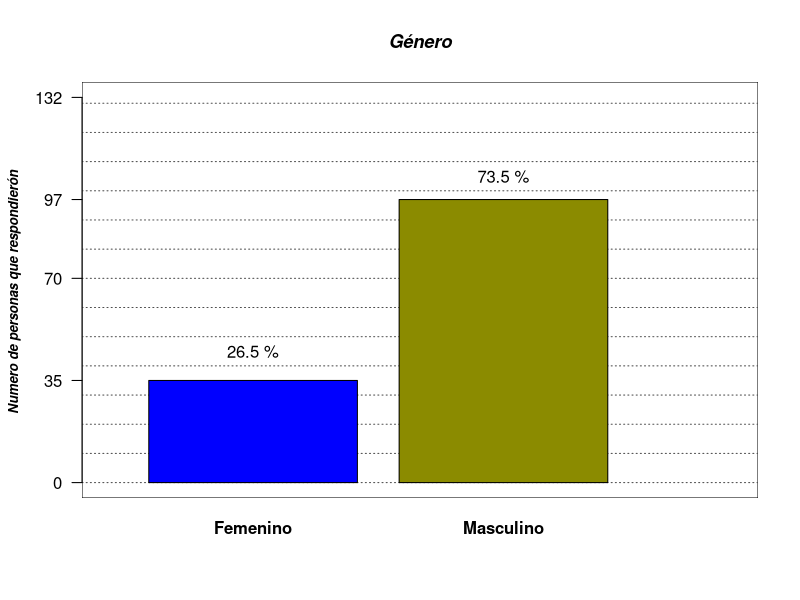
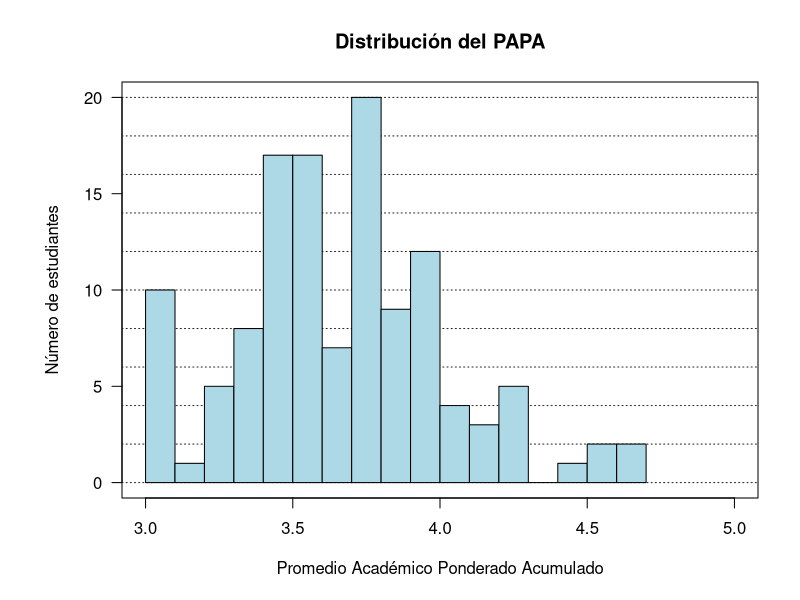

Recreate these plots in R, in order. (Note: this script raises an error after producing the figures.)
## ---- chunk 1
knitr::opts_chunk$set(echo = FALSE,
                      message = FALSE,
                      warning = FALSE)
## ---- chunk 2
library(knitr)
encuesta <- read.csv2("Encuesta_habitos_dep.csv", 
                       encoding = "UTF-8",
                       dec = ".")
## ---- chunk 3
#grafica de variable genero

par(bg="white")
plot(seq(0,3, length.out = 132), seq(0,132, length.out = 132), type="n",
     main   = "Género",
     
     font.main = 4,
     font.lab  = 4,
     cex.main  = 1.1,
     cex.lab   = 0.8,
     cex.sub   = 0.8,
     axes      = FALSE,
     xlab      = " ",
     ylab      = "Numero de personas que respondierón ",
     
     )

rect(par("usr")[1],par("usr")[3],par("usr")[2],par("usr")[4],col="white")

abline(h   = seq(0,132,10), 
       col = rep("grey30",17), 
       lty = 3,
       
       )

#guardar los datos de la columna en una tabla
genero <- table(encuesta$genero)

#mostramos con barplot la tabla1
grafica_genero <- barplot(genero,
                col       = c("blue", "yellow4"),
                font.axis = 2,
                axes      = FALSE,
                add       = TRUE
                )
axis(2, at = c(0,35,70,97,132),las = 1)

text(grafica_genero,
     c(45,105),
     labels = paste(round((genero/sum(genero)*100),1),"%")
     )
## ---- chunk 4
kable(genero,col.names = c("Genero","Cantidad de Respuestas"))
## ---- chunk 5
param_ant <- par(no.readonly = TRUE)
par(mar = param_ant$mar + c(0, 2, 0, 0))
plot(c(3, 5), c(0, 20), type = "n", xlab = "", ylab = "",
     las = 1)
title(main = "Distribución del PAPA",
     xlab = "Promedio Académico Ponderado Acumulado",
     ylab = "Número de estudiantes")
abline(h = seq(0, 20, 2), col = "gray15", lty = 9)
hist(encuesta$PAPA, nclass = 20,
     col = "lightblue",
     add = TRUE)
par(param_ant)
## ---- chunk 6
kable(table(papa),col.names = c("PAPA","Frecuencia"))
## ---- chunk 7


par(bg="white")
plot(seq(0,10, length.out = 60), seq(0,6, length.out = 60), type="n",
     main   = "Estrato",
     
     font.main = 4,
     font.lab  = 4,
     cex.main  = 1.1,
     cex.lab   = 0.8,
     cex.sub   = 0.8,
     axes      = FALSE,
     xlab      = " ",
     ylab      = "Numero de personas que respondierón ",
     xlim = c(0,7),
     ylim = c(0,70)
     )

rect(par("usr")[1],par("usr")[3],par("usr")[2],par("usr")[4],col="white")

abline(h   = seq(0,60,10), 
       col = rep("grey30",17), 
       lty = 3,
       
       )

#guardar los datos de la columna en una tabla
estrato <- table(encuesta$estrato)

#mostramos con barplot la tabla1
Barras_estrato <- barplot(estrato,
                col       = c("blue", "yellow4"),
                font.axis = 2,
                axes      = FALSE,
                add       = TRUE,
                xlim = c(0,5)
                )
axis(2, at = c(),las = 1)

text(Barras_estrato,
     c(4,23,48,63,12),
     labels = paste(round((estrato/sum(estrato)*100),1),"%")
     )

## ---- chunk 8
kable(estrato,col.names = c("Estrato","Respuestas"))
## ---- chunk 9
par(bg="white")
plot(seq(0,10, length.out = 60), seq(0,6, length.out = 60), type="n",
     main   = "Computador de mesa",
     
     font.main = 4,
     font.lab  = 4,
     cex.main  = 1.1,
     cex.lab   = 0.8,
     cex.sub   = 0.8,
     axes      = FALSE,
     xlab      = " ",
     ylab      = "Numero de personas que respondierón ",
     xlim = c(0,5),
     ylim = c(0,100)
     )

rect(par("usr")[1],par("usr")[3],par("usr")[2],par("usr")[4],col="white")

abline(h   = seq(0,100,10), 
       col = rep("grey30",17), 
       lty = 3,
       
       )

#guardar los datos de la columna en una tabla
computador_Mesa <- table(encuesta$computador_mesa)

#mostramos con barplot la tabla1
Barras_computador <- barplot(computador_Mesa,
                col       = c("blue", "yellow4"),
                font.axis = 2,
                axes      = FALSE,
                add       = TRUE,
                xlim = c(0,5),
                names.arg = ""
                )
axis(2, at = c(),las = 1)

text(Barras_estrato,
     c(96,7,5,42),
     labels = paste(round((computador_Mesa/sum(computador_Mesa)*100),1),"%")
     )

text(Barras_computador+0.1,
     par("usr")[3],0.4,
     labels = c("No","Si,pero prestado","Si, pero alquilado","Si, Propio"),
     srt = 45,
     pos = 2,
     xpd = TRUE)
## ---- chunk 10
kable(computador_Mesa,col.names = c("Repuesta","Cantidad de Respuestas"))
## ---- chunk 11
#Grafica variable portatil

par(bg = "white")
plot(seq(0,10, length.out = 60), seq(0,6, length.out = 60), type="n",
     main   = "Portatil",
     
     font.main = 4,
     font.lab  = 4,
     cex.main  = 1.1,
     cex.lab   = 0.8,
     cex.sub   = 0.8,
     axes      = FALSE,
     xlab      = " ",
     ylab      = "Numero de personas que respondierón ",
     xlim = c(0,5),
     ylim = c(0,100)
     )

rect(par("usr")[1],par("usr")[3],par("usr")[2],par("usr")[4],col="white")

abline(h   = seq(0,100,10), 
       col = rep("grey30",17), 
       lty = 3,
       
       )


Portatil <- table(encuesta$portatil)

Barras_Portatil <- barplot(Portatil,
                           col       = c("firebrick2", "olivedrab3", "yellow4", "steelblue"),
                font.axis = 2,
                axes      = FALSE,
                add       = TRUE,
                xlim = c(0,5),
                names.arg = ""
                )
axis(2, at = c(),las = 1)

text(Barras_Portatil,
     c(21,7,20,100),
     labels = paste(round((Portatil/sum(Portatil)*100),1),"%")
     )

text(Barras_Portatil+0.1,
     par("usr")[3],0.4,
     labels = c("No","Si,pero alquilado","Si, pero prestado","Si, Propio"),
     srt = 45,
     pos = 2,
     xpd = TRUE)

## ---- chunk 12
kable(Portatil,col.names = c("Respuesta","Cantidad de respuestas"))
## ---- chunk 13
#Grafica variable internet

par(bg = "white")
plot(seq(0,10, length.out = 60), seq(0,6, length.out = 60), type="n",
     main   = "Internet",
     
     font.main = 4,
     font.lab  = 4,
     cex.main  = 1.1,
     cex.lab   = 0.8,
     cex.sub   = 0.8,
     axes      = FALSE,
     xlab      = " ",
     ylab      = "Numero de personas que respondierón ",
     xlim = c(0,7),
     ylim = c(0,80)
     )

rect(par("usr")[1],par("usr")[3],par("usr")[2],par("usr")[4],col="white")

abline(h   = seq(0,100,10), 
       col = rep("grey30",17), 
       lty = 3,
       
       )

internet <- table(encuesta$internet)

Barras_internet <- barplot(internet,
                           col       = c("firebrick2", "olivedrab3", "yellow4", "steelblue", "tomato3", "springgreen3"),
                font.axis = 2,
                axes      = FALSE,
                add       = TRUE,
                xlim = c(0,5),
                names.arg = ""
                )
axis(2, at = c(),las = 1)

text(Barras_internet,
     c(9, 4, 7, 8, 48, 75),
     labels = paste(round((internet/sum(internet)*100),1),"%")
     )

text(Barras_internet+0.1,
     par("usr")[3],0.4,
     labels = c("Si, pero alquilado", "si, de contrabando","Si, plan datos ","Si, pero prestado", "Si, propio", "Si, familiar"),
     srt = 45,
     pos = 2,
     xpd = TRUE)

## ---- chunk 14
kable(internet,col.names = c("Respuestas","Cantidad de respuestas"))
## ---- chunk 15
#Grafica variable Smartphone

par(bg = "white")
plot(seq(0,10, length.out = 60), seq(0,6, length.out = 60), type="n",
     main   = "Smartphone",
     
     font.main = 4,
     font.lab  = 4,
     cex.main  = 1.1,
     cex.lab   = 0.8,
     cex.sub   = 0.8,
     axes      = FALSE,
     xlab      = " ",
     ylab      = "Numero de personas que respondierón ",
     xlim = c(0,5),
     ylim = c(0,140)
     )

rect(par("usr")[1],par("usr")[3],par("usr")[2],par("usr")[4],col="white")

abline(h   = seq(0,140,20), 
       col = rep("grey30",17), 
       lty = 3,
       
       )

Smartphone <- table(encuesta$smartphone)

Barras_smartphone <- barplot(Smartphone,
                           col       = c("firebrick2", "olivedrab3", "yellow4", "steelblue"),
                font.axis = 2,
                axes      = FALSE,
                add       = TRUE,
                xlim = c(0,5),
                names.arg = ""
                )
axis(2, at = c(),las = 1)

text(Barras_smartphone,
     c(5, 5, 7, 133),
     labels = paste(round((Smartphone/sum(Smartphone)*100),1),"%")
     )

text(Barras_smartphone+0.1,
     par("usr")[3],0.4,
     labels = c("No", "Si, pero alquilado", "Si, pero prestado ","Si, propio"),
     srt = 45,
     pos = 2,
     xpd = TRUE)


## ---- chunk 16
kable(Smartphone,col.names = c("Repsuesta","cantidad de respuestas"))
## ---- chunk 17
combinar<- with(encuesta, c(habito_1,habito_2,habito_3,habito_4
                          ,habito_5,habito_6,habito_7,habito_8,habito_9
                          ,habito_10,habito_11,habito_12,habito_13,habito_14
                          ,habito_15,habito_16,habito_17))

tabla <- sort(table(combinar))
par(mar=c(4,23.9,1,1))
graficaber <-barplot(tabla, las = 2, cex.names = 0.7,cex.axis = 1,horiz = TRUE,xlim = c(0,130),
                     col = c("cyan","darkred","blue","yellow","violet","tomato"))

text(c(25,34,35,44,50,55,55,60,60,68,68,70,78,80,85,85,91,93,105,108,113)+1,graficaber,
     labels = paste(round(tabla/sum(tabla)*100,2),"%")
     )


## ---- chunk 18
kable(tabla,col.names = c("Habito","Número de respuestas"))
## ---- chunk 19
tabla9<- sort(table(encuesta$aleatorio))
grafica9<-barplot(tabla9,las=2)


## ---- chunk 20
#falta reemplazar el primer valor, ya que no recuerdo por cual se debe cambiar, tambien se puede hacer en la base de datos directamente.
kable(tabla9,col.names = c("Número","Cantidad de apariciones"))
## ---- chunk 21
#relacionar papa con las variables
#Deyner:

#Género (Listo)
#Fecha nacimiento
#Carrera
#Estrato (Listo)
library(ggplot2)
ggplot(encuesta, aes(PAPA, estrato,col = PAPA)) +
  geom_point(size = 2) +
  geom_smooth(se = FALSE)
## ---- chunk 22
ggplot(encuesta, aes(PAPA, genero,col = genero)) +
  geom_point(size = 2) +
  geom_smooth(se = FALSE)
## ---- chunk 23
ggplot(encuesta ,aes(x=Fecha_depurada,y=PAPA))+
  geom_point(size = 1)+theme(axis.text.x = element_text(angle = 90, hjust = 1))

## ---- chunk 24
kable(sort(table(encuesta$Fecha_depurada)),descreasing=FALSE,col.names = c("Fecha","Cantidad de respuestas"))
## ---- chunk 25
ggplot(encuesta, aes(PAPA, Carrera_depurada,col = Carrera_depurada)) +
  geom_point(size = 2) +
  geom_smooth(se = FALSE)
## ---- chunk 26
kable(table(encuesta$Carrera_depurada),col.names = c("Carrera","Cantidad de estudiantes por carrera"))
